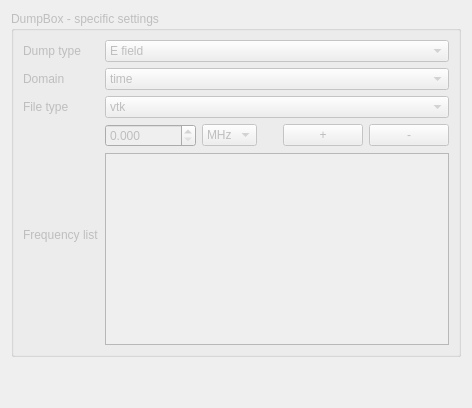
               <widget class="QWidget" name="DumpBox">
                <attribute name="title">
                 <string>DumpBox</string>
                </attribute>
                <layout class="QVBoxLayout" name="verticalLayout_50">
                 <item>
                  <widget class="QGroupBox" name="dumpboxProbeSettingsGroup">
                   <property name="enabled">
                    <bool>false</bool>
                   </property>
                   <property name="title">
                    <string>DumpBox - specific settings</string>
                   </property>
                   <layout class="QGridLayout" name="gridLayout_36">
                    <item row="1" column="1">
                     <widget class="QComboBox" name="dumpboxProbeDomain">
                      <item>
                       <property name="text">
                        <string>time</string>
                       </property>
                      </item>
                      <item>
                       <property name="text">
                        <string>frequency</string>
                       </property>
                      </item>
                     </widget>
                    </item>
                    <item row="0" column="0">
                     <widget class="QLabel" name="label_159">
                      <property name="text">
                       <string>Dump type</string>
                      </property>
                     </widget>
                    </item>
                    <item row="0" column="1">
                     <widget class="QComboBox" name="dumpboxProbeType">
                      <item>
                       <property name="text">
                        <string>E field</string>
                       </property>
                      </item>
                      <item>
                       <property name="text">
                        <string>H field</string>
                       </property>
                      </item>
                      <item>
                       <property name="text">
                        <string>J field</string>
                       </property>
                      </item>
                      <item>
                       <property name="text">
                        <string>D field</string>
                       </property>
                      </item>
                      <item>
                       <property name="text">
                        <string>B field</string>
                       </property>
                      </item>
                     </widget>
                    </item>
                    <item row="1" column="0">
                     <widget class="QLabel" name="label_160">
                      <property name="text">
                       <string>Domain</string>
                      </property>
                     </widget>
                    </item>
                    <item row="2" column="0">
                     <widget class="QLabel" name="label_161">
                      <property name="text">
                       <string>File type</string>
                      </property>
                     </widget>
                    </item>
                    <item row="2" column="1">
                     <widget class="QComboBox" name="dumpboxProbeFileType">
                      <item>
                       <property name="text">
                        <string>vtk</string>
                       </property>
                      </item>
                      <item>
                       <property name="text">
                        <string>hdf5</string>
                       </property>
                      </item>
                     </widget>
                    </item>
                    <item row="3" column="0">
                     <widget class="QLabel" name="label_162">
                      <property name="text">
                       <string>Frequency list</string>
                      </property>
                     </widget>
                    </item>
                    <item row="3" column="1">
                     <layout class="QVBoxLayout" name="verticalLayout_51">
                      <property name="leftMargin">
                       <number>0</number>
                      </property>
                      <property name="topMargin">
                       <number>0</number>
                      </property>
                      <property name="rightMargin">
                       <number>0</number>
                      </property>
                      <property name="bottomMargin">
                       <number>0</number>
                      </property>
                      <item>
                       <layout class="QHBoxLayout" name="horizontalLayout_89">
                        <property name="leftMargin">
                         <number>0</number>
                        </property>
                        <property name="topMargin">
                         <number>0</number>
                        </property>
                        <property name="rightMargin">
                         <number>0</number>
                        </property>
                        <property name="bottomMargin">
                         <number>0</number>
                        </property>
                        <item>
                         <widget class="QDoubleSpinBox" name="dumpboxProbeFrequencyInput">
                          <property name="enabled">
                           <bool>false</bool>
                          </property>
                          <property name="decimals">
                           <number>3</number>
                          </property>
                          <property name="minimum">
                           <double>0.000000000000000</double>
                          </property>
                          <property name="maximum">
                           <double>100000000000.000000000000000</double>
                          </property>
                          <property name="value">
                           <double>0.000000000000000</double>
                          </property>
                         </widget>
                        </item>
                        <item>
                         <widget class="QComboBox" name="dumpboxProbeFrequencyUnits">
                          <property name="enabled">
                           <bool>false</bool>
                          </property>
                          <property name="currentIndex">
                           <number>2</number>
                          </property>
                          <item>
                           <property name="text">
                            <string>Hz</string>
                           </property>
                          </item>
                          <item>
                           <property name="text">
                            <string>kHz</string>
                           </property>
                          </item>
                          <item>
                           <property name="text">
                            <string>MHz</string>
                           </property>
                          </item>
                          <item>
                           <property name="text">
                            <string>GHz</string>
                           </property>
                          </item>
                         </widget>
                        </item>
                        <item>
                         <spacer name="horizontalSpacer_78">
                          <property name="orientation">
                           <enum>Qt::Horizontal</enum>
                          </property>
                          <property name="sizeType">
                           <enum>QSizePolicy::Preferred</enum>
                          </property>
                          <property name="sizeHint" stdset="0">
                           <size>
                            <width>20</width>
                            <height>20</height>
                           </size>
                          </property>
                         </spacer>
                        </item>
                        <item>
                         <widget class="QPushButton" name="dumpboxProbeFrequencyAddButton">
                          <property name="enabled">
                           <bool>false</bool>
                          </property>
                          <property name="text">
                           <string>+</string>
                          </property>
                         </widget>
                        </item>
                        <item>
                         <widget class="QPushButton" name="dumpboxProbeFrequencyRemoveButton">
                          <property name="enabled">
                           <bool>false</bool>
                          </property>
                          <property name="text">
                           <string>-</string>
                          </property>
                         </widget>
                        </item>
                       </layout>
                      </item>
                      <item>
                       <widget class="QListWidget" name="dumpboxProbeFrequencyList">
                        <property name="enabled">
                         <bool>false</bool>
                        </property>
                        <property name="sizePolicy">
                         <sizepolicy hsizetype="Preferred" vsizetype="Preferred">
                          <horstretch>0</horstretch>
                          <verstretch>0</verstretch>
                         </sizepolicy>
                        </property>
                       </widget>
                      </item>
                     </layout>
                    </item>
                   </layout>
                  </widget>
                 </item>
                 <item>
                  <spacer name="verticalSpacer_38">
                   <property name="orientation">
                    <enum>Qt::Vertical</enum>
                   </property>
                   <property name="sizeHint" stdset="0">
                    <size>
                     <width>20</width>
                     <height>40</height>
                    </size>
                   </property>
                  </spacer>
                 </item>
                </layout>
               </widget>
